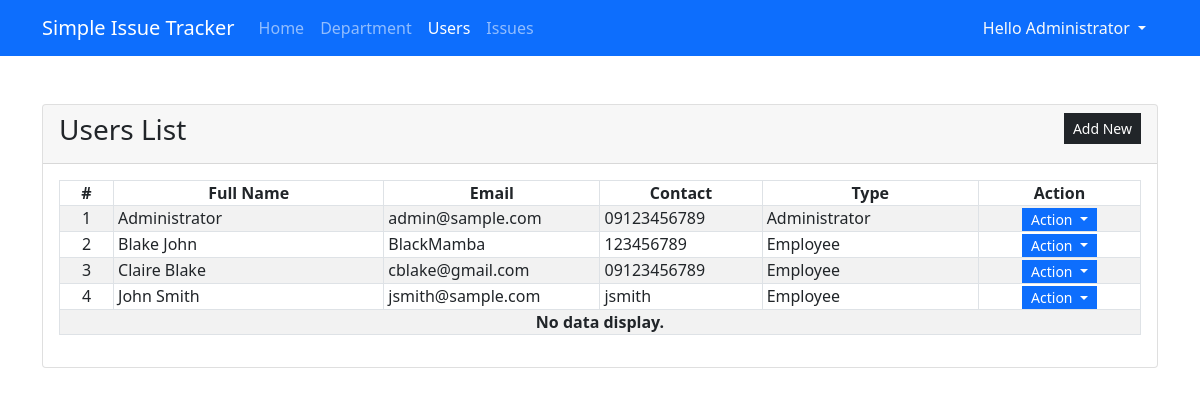
The page /?page=users (signed in) on the database as committed earlier.
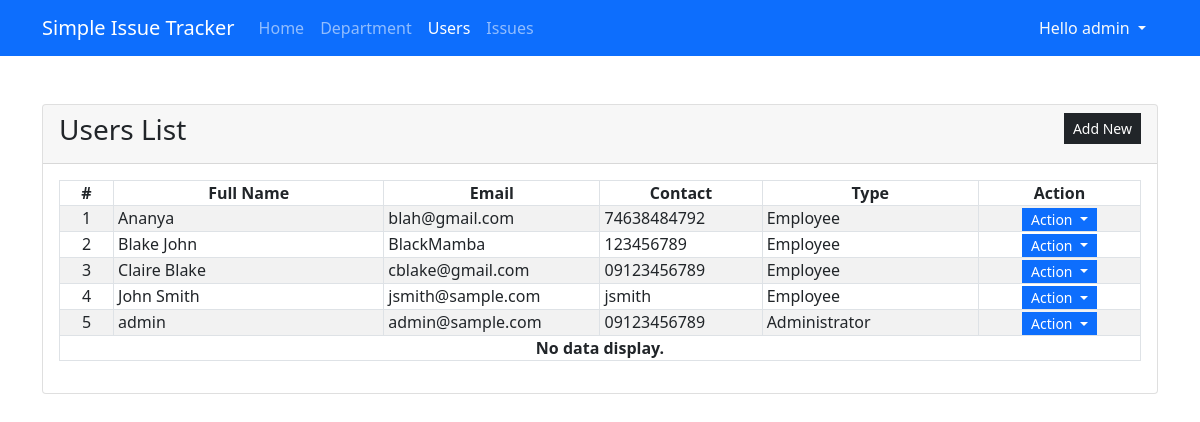
The same page on the database as committed later.
### tables this page shows
CREATE TABLE user_list (
            `user_id` INTEGER PRIMARY KEY AUTOINCREMENT,
            `fullname` TEXT NOT NULL,
            `email` TEXT NOT NULL,
            `contact` TEXT NOT NULL,
            `username` TEXT NOT NULL,
            `password` TEXT NOT NULL,
            `department_id` INTEGER,
            `type` INTEGER,
            `designation` TEXT NOT NULL,
            `date_created` TIMESTAMP DEFAULT CURRENT_TIMESTAMP
        );

### users.php (the view, shortened to what this page needs)
<div class="card">
    <div class="card-header d-flex justify-content-between">
        <h3 class="card-title">Users List</h3>
        <div class="card-tools align-middle">
            <button class="btn btn-dark btn-sm py-1 rounded-0" type="button" id="create_new">Add New</button>
        </div>
    </div>
    <div class="card-body">
        <table class="table table-hover table-striped table-bordered">
            <colgroup>
                <col width="5%">
                <col width="25%">
                <col width="20%">
                <col width="15%">
                <col width="20%">
                <col width="15%">
            </colgroup>
            <thead>
                <tr>
                    <th class="text-center p-0">#</th>
                    <th class="text-center p-0">Full Name</th>
                    <th class="text-center p-0">Email</th>
                    <th class="text-center p-0">Contact</th>
                    <th class="text-center p-0">Type</th>
                    <th class="text-center p-0">Action</th>
                </tr>
            </thead>
            <tbody>
                <?php
                $sql = "SELECT * FROM `user_list` order by `fullname` asc";
                $qry = $conn->query($sql);
                $i = 1;
                    while($row = $qry->fetchArray()):
                ?>
                <tr>
                    <td class="text-center p-0"><?php echo $i++; ?></td>
                    <td class="py-0 px-1"><?php echo $row['fullname'] ?></td>
                    <td class="py-0 px-1"><?php echo $row['email'] ?></td>
                    <td class="py-0 px-1"><?php echo $row['contact'] ?></td>
                    <td class="py-0 px-1"><?php echo ($row['type'] == 1)? 'Administrator':'Employee' ?></td>
                    <th class="text-center py-0 px-1">
                        <div class="btn-group" role="group">
                            <button id="btnGroupDrop1" type="button" class="btn btn-primary dropdown-toggle btn-sm rounded-0 py-0" data-bs-toggle="dropdown" aria-expanded="false">
                            Action
                            </button>
                        </div>
                    </th>
                </tr>
                <?php endwhile; ?>
                <?php if(!$qry->fetchArray()): ?>
                    <tr>
                        <th class="text-center p-0" colspan="6">No data display.</th>
                    </tr>
                <?php endif; ?>
            </tbody>
        </table>
    </div>
</div>

### index.php (shortened to what this page needs)
<?php
$page = isset($_GET['page']) ? $_GET['page'] : 'home';
?>
<!DOCTYPE html>
<html lang="en">
<head>
    <link rel="stylesheet" href="css/bootstrap.min.css">
</head>
<body>
    <main>
    <nav class="navbar navbar-dark navbar-expand-lg bg-primary">
        <div class="container">
            <a class="navbar-brand" href="#">
                Simple Issue Tracker
            </a>
            <div class="collapse navbar-collapse" id="navbarNav">
                <ul class="navbar-nav">
                    <li class="nav-item">
                        <a class="nav-link <?php echo ($page == 'home')? 'active' : '' ?>" aria-current="page" href="./">Home</a>
                    </li>
                    <?php if($_SESSION['type'] == 1): ?>
                    <li class="nav-item">
                        <a class="nav-link <?php echo ($page == 'department')? 'active' : '' ?>" aria-current="page" href="./?page=department">Department</a>
                    </li>
                    <li class="nav-item">
                        <a class="nav-link <?php echo ($page == 'users')? 'active' : '' ?>" aria-current="page" href="./?page=users">Users</a>
                    </li>
                    <?php endif; ?>
                    <li class="nav-item">
                    <a class="nav-link" href="./?page=issues">Issues</a>
                    </li>
                </ul>
            </div>
            <div>
            <div class="dropdown">
                <button class="btn btn-secondary dropdown-toggle bg-transparent  text-light border-0" type="button" id="dropdownMenuButton1" data-bs-toggle="dropdown" aria-expanded="false">
                    Hello <?php echo $_SESSION['fullname'] ?>
                </button>
            </div>
            </div>
        </div>
    </nav>
    <div class="container py-5">
        <?php
            include $page.'.php';
        ?>
    </div>
    </main>
</body>
</html>

Rows that differ between the two databases and show on the page:
added user_list: fullname "Ananya", email "blah@gmail.com", contact "74638484792", type "Employee"
changed user_list "admin@sample.com": fullname "Administrator" → "admin"; moves down the list
Other text that changed with them:
$_SESSION['fullname']: "Administrator" → "admin"
